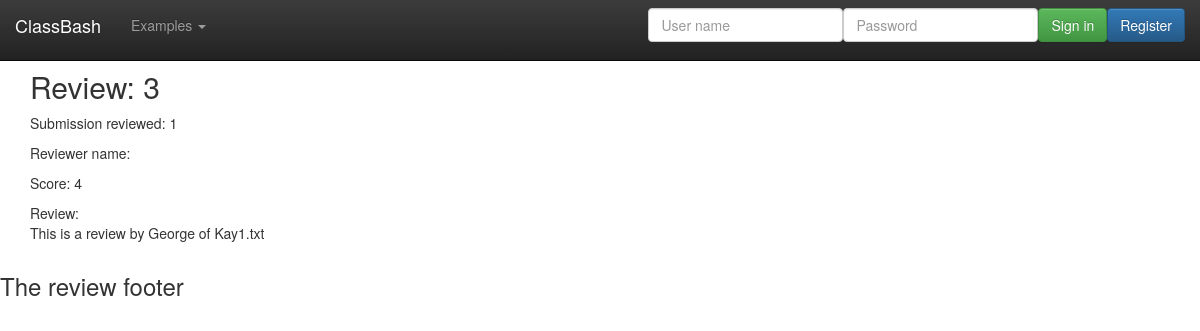
Page /WebContent/review/show/3 on the committed database.
### tables this page shows
CREATE TABLE Reviews (
  reviewId           int(11) NOT NULL AUTO_INCREMENT,
  submissionId       int(11) NOT NULL,
  reviewerId         int(11) NOT NULL,
  score              int NOT NULL,
  review             varchar (4096) NOT NULL,
  dateCreated        TIMESTAMP DEFAULT CURRENT_TIMESTAMP,
  PRIMARY KEY (reviewId),
  FOREIGN KEY (submissionId) REFERENCES Submissions(submissionId),
  FOREIGN KEY (reviewerId) REFERENCES Users(userId),
  CONSTRAINT rid_subid UNIQUE (reviewerId, submissionId)
);

### WebContent/models/Review.class.php (called while the page is built, shortened)
<?php
class Review {
	private $formInput;
	private $review;
	private $reviewId;
	private $score;
	private $submissionId;
	public function __construct($formInput = null) {
		$this->formInput = $formInput;
	}
	public function getReview() {
		return $this->review;
	}
	public function getReviewId() {
		return $this->reviewId;
	}
	public function getScore() {
		return $this->score;
	}
	public function getSubmissionId() {
		return $this->submissionId;
	}
	public function setReviewId($id) {
		$this->reviewId = $id;
	}
	private function extractForm($valueName) {
		if (isset($this->formInput[$valueName])) {
			$value = trim($this->formInput[$valueName]);
			$value = stripslashes ($value);
			$value = htmlspecialchars ($value);
			return $value;
		}
	}
	private function initialize() {
		$this->reviewId = 0;
	}
	private function validateScore() {
		$this->score = $this->extractForm('score');
	}
	private function validateReview() {
		$this->review = $this->extractForm('review');
	}
	private function validateSubmissionId() {
		$this->submissionId = $this->extractForm('submissionId');
	}
}
?>

### WebContent/models/ReviewsDB.class.php (called while the page is built, shortened)
<?php
class ReviewsDB {
	public static function getReviewRowSetsBy($type = null, $value = null) {
		$allowedTypes = ["reviewId", "reviewerName", "submissionId", "score", "userId"];
		$typeAlias = array("reviewerName" => "Users.userName");
		$reviewRowSets = array();
		try {
			$db = Database::getDB ();
			$query = "SELECT Reviews.reviewId, Reviews.submissionId,
					  Reviews.score, Reviews.reviewerId, Users.userName as reviewerName, Reviews.review
	   		          FROM Reviews LEFT JOIN Users ON Reviews.reviewerId = Users.userId";
			if (!is_null($type)) {
				$typeValue = (isset($typeAlias[$type]))?$typeAlias[$type]:$type;
			    $query = $query. " WHERE ($typeValue = :$type)";
			    $statement = $db->prepare($query);
			    $statement->bindParam(":$type", $value);
			} else
				$statement = $db->prepare($query);
			$statement->execute ();
			$reviewRowSets = $statement->fetchAll(PDO::FETCH_ASSOC);
		} catch (Exception $e) {
		}
		return $reviewRowSets;
	}
	public static function getReviewsArray($rowSets) {
		$reviews = array();
		foreach ($rowSets as $reviewRow ) {
			$review = new Review($reviewRow);
			$review->setReviewId($reviewRow['reviewId']);
			array_push ($reviews, $review);
		}
		return $reviews;
	}
	public static function getReviewsBy($type=null, $value=null) {
		$reviewRows = ReviewsDB::getReviewRowSetsBy($type, $value);
		return ReviewsDB::getReviewsArray($reviewRows);
	}
}
?>

### WebContent/views/ReviewView.class.php (the view, shortened to what this page needs)
<?php
class ReviewView {
	public static function show() {
		ReviewView::showDetails();
	}
	public static function showDetails() {
		$review = (array_key_exists('review', $_SESSION))?$_SESSION['review']:null;
	    if (!is_null($review)) {
	    	echo '<div class="container">';
	    	echo '<h2>Review: '.$review->getReviewId().'</h2>';
			echo '<p>Submission reviewed: '.$review->getSubmissionId().'</p>';
			echo '<p>Reviewer name: '.$review->getReviewerName().'</p>';
			echo '<p>Score: '. $review->getScore() .'</p>';
			echo '<p>Review:<br> '. $review->getReview() .'</p>';
			echo '</div>';
		}
	}
}
?>

### WebContent/css/jumbotron.css (style rules this page uses)
body { padding-top: 50px; padding-bottom: 20px; }

### rows in the picture
reviews: reviewId "3", submissionId "1", score "4", review "This is a review by George of Kay1.txt"

### other values in the picture
$footer "The review footer"
